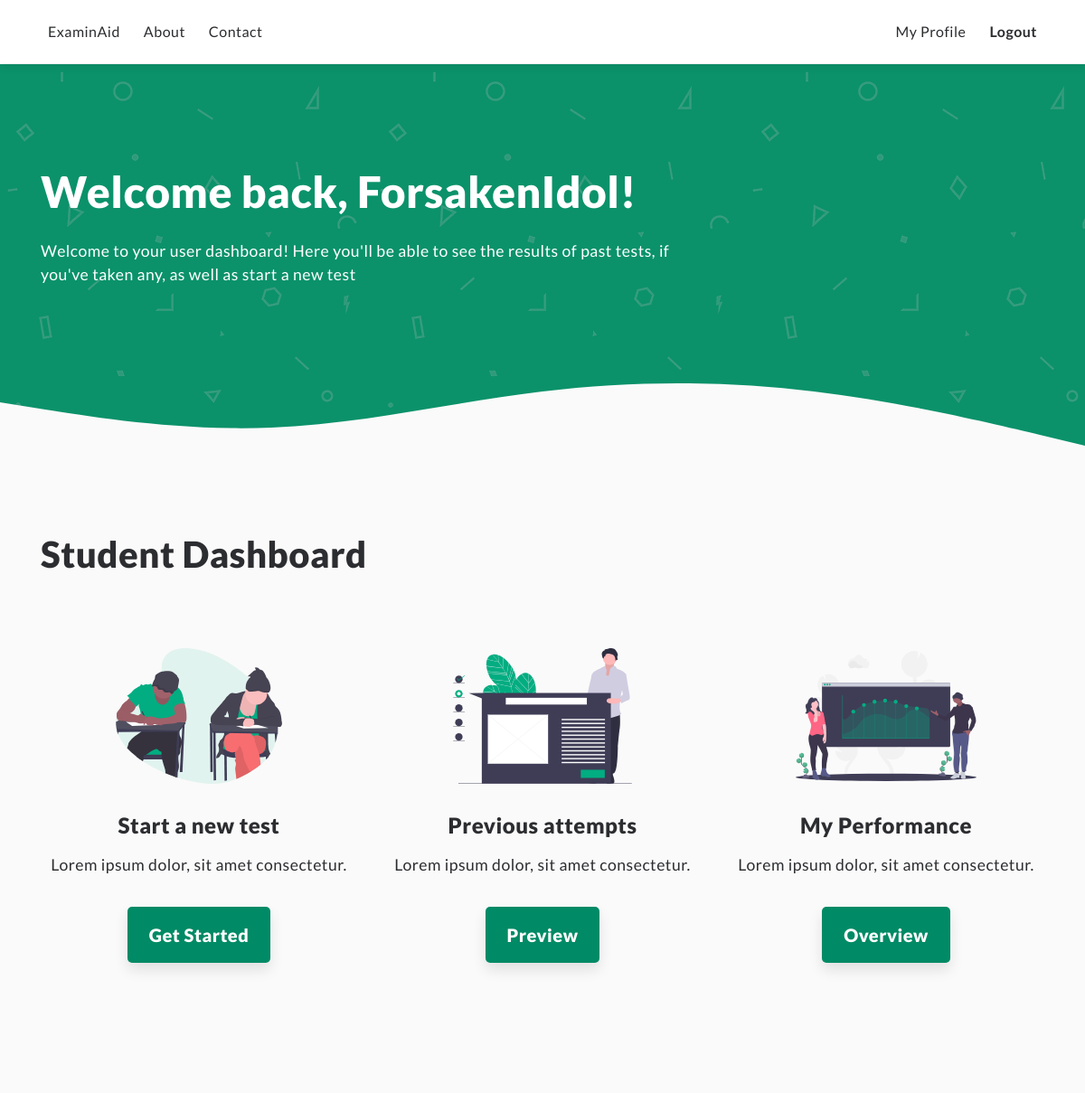
The app's page /userprofile (signed in), older data.
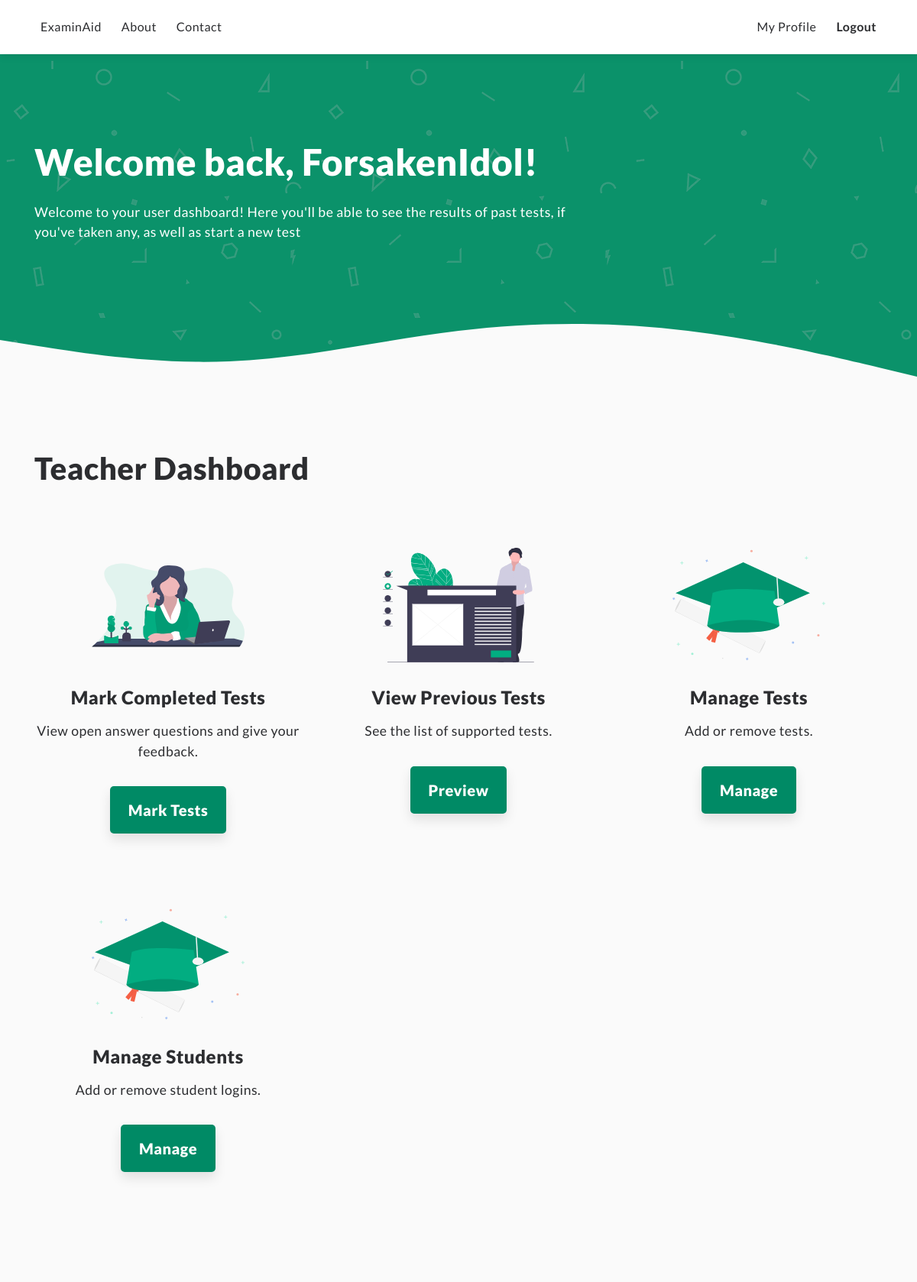
The same page, newer data.
### app/models.py (models this page shows, shortened)
class User(UserMixin, db.Model):
    id = db.Column(db.Integer, primary_key=True)
    username = db.Column(db.String(64), index=True, unique=True)
    email = db.Column(db.String(120), index=True, unique=True)
    password_hash = db.Column(db.String(128))
    admin = db.Column(db.Boolean, default=False)
    @login.user_loader
    def load_user(id):
        return User.query.get(int(id))

### app/routes.py (the view)
@app.route("/userprofile")
@login_required
def userprofile():
    return render_template("userprofile.html", title="My Profile")

### app/templates/userprofile.html (shortened to what this page needs)
{% extends "index.html" %}
{% block content %}
<section class="green">
  <div class="container">
    <div class="user-msg">
      <h1>Welcome back, {{ current_user.username }}!</h1>
      <p>Welcome to your user dashboard! Here you'll be able to see the results of past tests, if you've taken any, as well as start a new test</p>
    </div>
  </div>
</section>
<section class="dashboard">
  <div class="container">
    {% if current_user.admin %}
    <h2>Teacher Dashboard</h2>
    <div class="row center">
      <div class="col-md-4 dashboard-item">
        <img class="thumbnail" src="../static/resources/mark.svg" alt="">
        <h3>Mark Completed Tests</h3>
        <p>View open answer questions and give your feedback.</p>
        <button class="plain-btn lg green" onclick="window.location.href='/newtest'">Mark Tests</button>
      </div>
      <div class="col-md-4 dashboard-item">
        <img class="thumbnail" src="../static/resources/prevtest.svg" alt="">
        <h3>View Previous Tests</h3>
        <p>See the list of supported tests.</p>
        <button class="plain-btn lg green" onclick="window.location.href='/newtest'">Preview</button>
      </div>
      <div class="col-md-4 dashboard-item">
        <img class="thumbnail" src="../static/resources/manage.svg" alt="">
        <h3>Manage Tests</h3>
        <p>Add or remove tests.</p>
        <button class="plain-btn lg green" onclick="window.location.href='/newtest'">Manage</button>
      </div>
      <div class="col-md-4 dashboard-item">
        <img class="thumbnail" src="../static/resources/manage.svg" alt="">
        <h3>Manage Students</h3>
        <p>Add or remove student logins.</p>
        <button class="plain-btn lg green" onclick="window.location.href='/newtest'">Manage</button>
      </div>
    </div>
    {% else %}
    <h2>Student Dashboard</h2>
    <div class="row center">
      <div class="col-md-4 dashboard-item">
        <img class="thumbnail" src="../static/resources/newtest.svg" alt="">
        <h3>Start a new test</h3>
        <p>Lorem ipsum dolor, sit amet consectetur.</p>
        <button class="plain-btn lg green" onclick="window.location.href='/newtest2'">Get Started</button>
      </div>
      <div class="col-md-4 dashboard-item">
        <img class="thumbnail" src="../static/resources/prevtest.svg" alt="">
        <h3>Previous attempts</h3>
        <p>Lorem ipsum dolor, sit amet consectetur.</p>
        <button class="plain-btn lg green" onclick="window.location.href='/newtest'">Preview</button>
      </div>
      <div class="col-md-4 dashboard-item">
        <img class="thumbnail" src="../static/resources/overview.svg" alt="">
        <h3>My Performance</h3>
        <p>Lorem ipsum dolor, sit amet consectetur.</p>
        <button class="plain-btn lg green" onclick="window.location.href='/newtest'">Overview</button>
      </div>
    </div>
    {% endif %}
  </div>
</section>
{% endblock %}

### app/templates/index.html (shortened to what this page needs)
<!DOCTYPE html>
<html lang="en">
  <head>
    <link rel="stylesheet" href="https://stackpath.bootstrapcdn.com/bootstrap/4.4.1/css/bootstrap.min.css"
 />
    <link rel="stylesheet" href="../static/css/main.css"/>
    <link rel="stylesheet" href="../static/css/header.css">
    <link rel="stylesheet" href="../static/css/forms.css"/>
    <link rel="stylesheet" href="../static/css/userprofile.css"/>
  </head>
  <body>
    <header>
      <nav class="navbar fixed-top navbar-expand-md">
        <div class="container">
          <div id="collapse-menu" class="collapse navbar-collapse">
            <ul class="navbar-nav mr-auto">
                <li class="nav-item"><a class="nav-link" href="{{ url_for('index') }}">ExaminAid</a></li>
                <li class="nav-item"><a class="nav-link" href="{{ url_for('about') }}">About</a></li>
                <li class="nav-item"><a class="nav-link" href="{{ url_for('contact') }}">Contact</a></li>
            </ul>
            <ul class="navbar-nav ml-auto">
              {% if current_user.is_anonymous %}
              <li class="nav-item">
                <a class="nav-link" href="{{ url_for('login') }}">Sign In</a>
              </li>
              <li class="nav-item">
                <button class="plain-btn sm green" onclick="window.location.href='/register';">Register</button>
              </li>
              {% else %}
              <li class="nav-item">
                <li class="nav-item"><a class="nav-link" href="{{ url_for('userprofile') }}">My Profile</a></li>
                <a class="nav-link" href="{{ url_for('logout') }}"><b>Logout</b></a>
              </li>
              {% endif %}
            </ul>
          </div>
        </div>
      </nav>
    </header>
    <main>
      {% block content %}{% endblock %}
    </main>
  </body>
</html>

### app/static/css/main.css (style rules this page uses)
body { background-color: white; color: #2c2d30; font-family: 'Lato', sans-serif; font-size: 1.1rem; letter-spacing: 0.03rem; }
section { padding: 7rem 0; }
section.green { background-color: #0b926a; background-image: url(../resources/texture-1.png); color: white; }
div.container { margin: 0 auto; }
div.center { text-align: center; }
h1 { font-weight: 900; font-size: 3rem; margin-bottom: 1.5rem; }
h2 { font-weight: 900; font-size: 2.5rem; margin-bottom: 1rem; }
h3 { font-weight: 900; font-size: 1.5rem; margin-bottom: 1rem; }
.plain-btn { border-radius: 5px; border: none; color: white; }
.lg { box-shadow: 0px 8px 15px rgba(0, 0, 0, 0.1); font-weight: 900; font-size: 1.25rem; letter-spacing: 0.03rem; padding: 1.0rem 1.5rem; }
button.green { background-color: #008a65; }
.wave-bot { margin: 5rem 0 -12rem 0; display: block; height: 15rem; width: 100%; }

### app/static/css/header.css (style rules this page uses)
header { background-color: white; padding-bottom: 71px; font-size: 1rem; }
.navbar { background-color: white; box-shadow: 0px 3px 10px rgba(0, 0, 0, 0.1); padding: 15px; }
.nav-link { color: #2c2d30; text-decoration: none; font-weight: 400; }
.nav-item { padding: 0 10px 0 0; }

### app/static/css/userprofile.css (style rules this page uses)
img.thumbnail { margin: 4rem 0 2rem 0; height: 150px; width: 200px; }
section.dashboard { background-color: #fafafa; padding: 2rem 0 7rem 0; }
.dashboard-item p { margin: auto; }
.dashboard-item button { margin: 2rem 0; }
.user-msg { max-width: 700px; }

Row changes from the older to the newer data that the page shows:
changed User "ForsakenIdol": admin False → True (drawn)
Text that changed along with them:
text no longer shown: "Student Dashboard Start a new test Lorem ipsum dolor, sit amet consectetur. Get Started Previous attempts Lorem ipsum dolor, sit amet consectetur. My Performance Lorem ipsum dolor, sit amet consectetur. Overview"
text now shown: "Teacher Dashboard Mark Completed Tests View open answer questions and give your feedback. Mark Tests View Previous Tests See the list of supported tests. Manage Tests Add or remove tests. Manage Manage Students Add or remove student logins. Manage"
